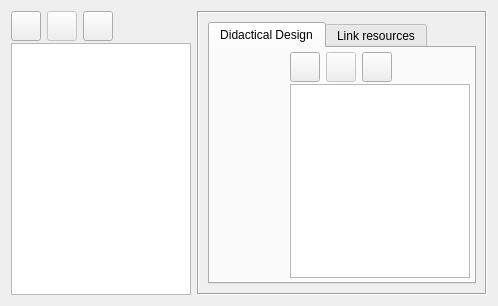
     <widget class="QWidget" name="tbCourseTopics">
      <attribute name="icon">
       <iconset resource="resources.qrc">
        <normaloff>:/course-project/topics.png</normaloff>:/course-project/topics.png</iconset>
      </attribute>
      <attribute name="title">
       <string>Topics</string>
      </attribute>
      <layout class="QHBoxLayout" name="horizontalLayout_3">
       <item>
        <widget class="QWidget" name="widget_2" native="true">
         <property name="minimumSize">
          <size>
           <width>180</width>
           <height>0</height>
          </size>
         </property>
         <property name="maximumSize">
          <size>
           <width>180</width>
           <height>16777215</height>
          </size>
         </property>
         <property name="toolTip">
          <string notr="true"/>
         </property>
         <property name="statusTip">
          <string notr="true"/>
         </property>
         <property name="whatsThis">
          <string notr="true"/>
         </property>
         <property name="accessibleName">
          <string notr="true"/>
         </property>
         <property name="accessibleDescription">
          <string notr="true"/>
         </property>
         <layout class="QVBoxLayout" name="verticalLayout_2">
          <property name="spacing">
           <number>2</number>
          </property>
          <property name="margin">
           <number>0</number>
          </property>
          <item>
           <widget class="QWidget" name="widget_3" native="true">
            <property name="minimumSize">
             <size>
              <width>0</width>
              <height>0</height>
             </size>
            </property>
            <property name="maximumSize">
             <size>
              <width>16777215</width>
              <height>16777215</height>
             </size>
            </property>
            <property name="baseSize">
             <size>
              <width>0</width>
              <height>0</height>
             </size>
            </property>
            <property name="toolTip">
             <string notr="true"/>
            </property>
            <property name="statusTip">
             <string notr="true"/>
            </property>
            <property name="whatsThis">
             <string notr="true"/>
            </property>
            <property name="accessibleName">
             <string notr="true"/>
            </property>
            <property name="accessibleDescription">
             <string notr="true"/>
            </property>
            <layout class="QGridLayout" name="gridLayout">
             <property name="margin">
              <number>0</number>
             </property>
             <item row="0" column="0">
              <widget class="QToolButton" name="btnAddTopic">
               <property name="sizePolicy">
                <sizepolicy hsizetype="Minimum" vsizetype="Minimum">
                 <horstretch>0</horstretch>
                 <verstretch>0</verstretch>
                </sizepolicy>
               </property>
               <property name="minimumSize">
                <size>
                 <width>30</width>
                 <height>30</height>
                </size>
               </property>
               <property name="toolTip">
                <string>Add new topic to the course</string>
               </property>
               <property name="statusTip">
                <string notr="true"/>
               </property>
               <property name="whatsThis">
                <string notr="true"/>
               </property>
               <property name="accessibleName">
                <string notr="true"/>
               </property>
               <property name="accessibleDescription">
                <string notr="true"/>
               </property>
               <property name="text">
                <string notr="true"/>
               </property>
               <property name="icon">
                <iconset resource="resources.qrc">
                 <normaloff>:/course-project/plus.png</normaloff>:/course-project/plus.png</iconset>
               </property>
               <property name="iconSize">
                <size>
                 <width>16</width>
                 <height>16</height>
                </size>
               </property>
               <property name="shortcut">
                <string notr="true"/>
               </property>
              </widget>
             </item>
             <item row="0" column="1">
              <widget class="QToolButton" name="btnDeleteTopic">
               <property name="enabled">
                <bool>false</bool>
               </property>
               <property name="sizePolicy">
                <sizepolicy hsizetype="Preferred" vsizetype="Preferred">
                 <horstretch>0</horstretch>
                 <verstretch>0</verstretch>
                </sizepolicy>
               </property>
               <property name="minimumSize">
                <size>
                 <width>30</width>
                 <height>30</height>
                </size>
               </property>
               <property name="toolTip">
                <string>Remove current topic</string>
               </property>
               <property name="statusTip">
                <string notr="true"/>
               </property>
               <property name="whatsThis">
                <string notr="true"/>
               </property>
               <property name="accessibleName">
                <string notr="true"/>
               </property>
               <property name="accessibleDescription">
                <string notr="true"/>
               </property>
               <property name="text">
                <string notr="true"/>
               </property>
               <property name="icon">
                <iconset resource="resources.qrc">
                 <normaloff>:/course-project/minus.png</normaloff>:/course-project/minus.png</iconset>
               </property>
               <property name="iconSize">
                <size>
                 <width>16</width>
                 <height>16</height>
                </size>
               </property>
               <property name="shortcut">
                <string notr="true"/>
               </property>
              </widget>
             </item>
             <item row="0" column="2">
              <widget class="QToolButton" name="btnExportTopics">
               <property name="enabled">
                <bool>true</bool>
               </property>
               <property name="sizePolicy">
                <sizepolicy hsizetype="Preferred" vsizetype="Preferred">
                 <horstretch>0</horstretch>
                 <verstretch>0</verstretch>
                </sizepolicy>
               </property>
               <property name="minimumSize">
                <size>
                 <width>30</width>
                 <height>30</height>
                </size>
               </property>
               <property name="toolTip">
                <string>Export all topics designs to a file</string>
               </property>
               <property name="statusTip">
                <string notr="true"/>
               </property>
               <property name="whatsThis">
                <string notr="true"/>
               </property>
               <property name="accessibleName">
                <string notr="true"/>
               </property>
               <property name="accessibleDescription">
                <string notr="true"/>
               </property>
               <property name="text">
                <string notr="true"/>
               </property>
               <property name="icon">
                <iconset resource="resources.qrc">
                 <normaloff>:/course-project/document-export.png</normaloff>:/course-project/document-export.png</iconset>
               </property>
               <property name="shortcut">
                <string notr="true"/>
               </property>
              </widget>
             </item>
             <item row="0" column="3">
              <spacer name="horizontalSpacer_2">
               <property name="font">
                <font>
                 <family>Arial</family>
                </font>
               </property>
               <property name="orientation">
                <enum>Qt::Horizontal</enum>
               </property>
               <property name="sizeHint" stdset="0">
                <size>
                 <width>40</width>
                 <height>20</height>
                </size>
               </property>
              </spacer>
             </item>
            </layout>
           </widget>
          </item>
          <item>
           <widget class="ManualSortableListWidget" name="lvTopicsList">
            <property name="contextMenuPolicy">
             <enum>Qt::NoContextMenu</enum>
            </property>
            <property name="toolTip">
             <string notr="true"/>
            </property>
            <property name="statusTip">
             <string notr="true"/>
            </property>
            <property name="whatsThis">
             <string notr="true"/>
            </property>
            <property name="accessibleName">
             <string notr="true"/>
            </property>
            <property name="accessibleDescription">
             <string notr="true"/>
            </property>
            <property name="editTriggers">
             <set>QAbstractItemView::DoubleClicked</set>
            </property>
            <property name="selectionBehavior">
             <enum>QAbstractItemView::SelectRows</enum>
            </property>
            <property name="textElideMode">
             <enum>Qt::ElideNone</enum>
            </property>
            <property name="wordWrap">
             <bool>true</bool>
            </property>
           </widget>
          </item>
         </layout>
        </widget>
       </item>
       <item>
        <widget class="QFrame" name="frTopicDesign">
         <property name="frameShape">
          <enum>QFrame::Box</enum>
         </property>
         <property name="frameShadow">
          <enum>QFrame::Sunken</enum>
         </property>
         <layout class="QHBoxLayout" name="horizontalLayout_4">
          <property name="leftMargin">
           <number>9</number>
          </property>
          <property name="topMargin">
           <number>9</number>
          </property>
          <item>
           <widget class="QTabWidget" name="tbarTopicEditor">
            <property name="currentIndex">
             <number>0</number>
            </property>
            <property name="documentMode">
             <bool>false</bool>
            </property>
            <widget class="QWidget" name="tbTopicDesign">
             <attribute name="icon">
              <iconset resource="resources.qrc">
               <normaloff>:/course-project/insert-text.png</normaloff>:/course-project/insert-text.png</iconset>
             </attribute>
             <attribute name="title">
              <string>Didactical Design</string>
             </attribute>
             <layout class="QHBoxLayout" name="horizontalLayout_10">
              <property name="margin">
               <number>4</number>
              </property>
              <item>
               <widget class="RichEditorWidget" name="txtTopicDesignFieldValue" native="true">
                <property name="toolTip">
                 <string notr="true"/>
                </property>
                <property name="statusTip">
                 <string notr="true"/>
                </property>
                <property name="whatsThis">
                 <string notr="true"/>
                </property>
                <property name="accessibleName">
                 <string notr="true"/>
                </property>
                <property name="accessibleDescription">
                 <string notr="true"/>
                </property>
               </widget>
              </item>
              <item>
               <widget class="QWidget" name="widget_8" native="true">
                <property name="minimumSize">
                 <size>
                  <width>180</width>
                  <height>0</height>
                 </size>
                </property>
                <property name="maximumSize">
                 <size>
                  <width>180</width>
                  <height>16777215</height>
                 </size>
                </property>
                <layout class="QVBoxLayout" name="verticalLayout_6">
                 <property name="spacing">
                  <number>2</number>
                 </property>
                 <property name="margin">
                  <number>0</number>
                 </property>
                 <item>
                  <widget class="QWidget" name="widget_9" native="true">
                   <property name="toolTip">
                    <string notr="true"/>
                   </property>
                   <property name="statusTip">
                    <string notr="true"/>
                   </property>
                   <property name="whatsThis">
                    <string notr="true"/>
                   </property>
                   <property name="accessibleName">
                    <string notr="true"/>
                   </property>
                   <property name="accessibleDescription">
                    <string notr="true"/>
                   </property>
                   <layout class="QGridLayout" name="gridLayout_4">
                    <property name="margin">
                     <number>0</number>
                    </property>
                    <item row="0" column="0">
                     <widget class="QToolButton" name="btnAddTopicDesignField">
                      <property name="minimumSize">
                       <size>
                        <width>30</width>
                        <height>30</height>
                       </size>
                      </property>
                      <property name="toolTip">
                       <string>Add a new field to the topic design</string>
                      </property>
                      <property name="statusTip">
                       <string notr="true"/>
                      </property>
                      <property name="whatsThis">
                       <string notr="true"/>
                      </property>
                      <property name="accessibleName">
                       <string notr="true"/>
                      </property>
                      <property name="accessibleDescription">
                       <string notr="true"/>
                      </property>
                      <property name="text">
                       <string notr="true"/>
                      </property>
                      <property name="icon">
                       <iconset resource="resources.qrc">
                        <normaloff>:/course-project/plus.png</normaloff>:/course-project/plus.png</iconset>
                      </property>
                      <property name="iconSize">
                       <size>
                        <width>16</width>
                        <height>16</height>
                       </size>
                      </property>
                      <property name="shortcut">
                       <string notr="true"/>
                      </property>
                     </widget>
                    </item>
                    <item row="0" column="1">
                     <widget class="QToolButton" name="btnDeleteTopicDesignField">
                      <property name="enabled">
                       <bool>false</bool>
                      </property>
                      <property name="minimumSize">
                       <size>
                        <width>30</width>
                        <height>30</height>
                       </size>
                      </property>
                      <property name="toolTip">
                       <string>Remove current field from current topic design</string>
                      </property>
                      <property name="statusTip">
                       <string notr="true"/>
                      </property>
                      <property name="whatsThis">
                       <string notr="true"/>
                      </property>
                      <property name="accessibleName">
                       <string notr="true"/>
                      </property>
                      <property name="accessibleDescription">
                       <string notr="true"/>
                      </property>
                      <property name="text">
                       <string notr="true"/>
                      </property>
                      <property name="icon">
                       <iconset resource="resources.qrc">
                        <normaloff>:/course-project/minus.png</normaloff>:/course-project/minus.png</iconset>
                      </property>
                      <property name="iconSize">
                       <size>
                        <width>16</width>
                        <height>16</height>
                       </size>
                      </property>
                      <property name="shortcut">
                       <string notr="true"/>
                      </property>
                     </widget>
                    </item>
                    <item row="0" column="2">
                     <widget class="QToolButton" name="btnExportTopicDesign">
                      <property name="minimumSize">
                       <size>
                        <width>30</width>
                        <height>30</height>
                       </size>
                      </property>
                      <property name="toolTip">
                       <string>Export current topic design to a file</string>
                      </property>
                      <property name="statusTip">
                       <string notr="true"/>
                      </property>
                      <property name="whatsThis">
                       <string notr="true"/>
                      </property>
                      <property name="accessibleName">
                       <string notr="true"/>
                      </property>
                      <property name="accessibleDescription">
                       <string notr="true"/>
                      </property>
                      <property name="text">
                       <string notr="true"/>
                      </property>
                      <property name="icon">
                       <iconset resource="resources.qrc">
                        <normaloff>:/course-project/document-export.png</normaloff>:/course-project/document-export.png</iconset>
                      </property>
                      <property name="shortcut">
                       <string notr="true"/>
                      </property>
                     </widget>
                    </item>
                    <item row="0" column="3">
                     <spacer name="horizontalSpacer_3">
                      <property name="font">
                       <font>
                        <family>Arial</family>
                       </font>
                      </property>
                      <property name="orientation">
                       <enum>Qt::Horizontal</enum>
                      </property>
                      <property name="sizeHint" stdset="0">
                       <size>
                        <width>40</width>
                        <height>20</height>
                       </size>
                      </property>
                     </spacer>
                    </item>
                   </layout>
                  </widget>
                 </item>
                 <item>
                  <widget class="ManualSortableListWidget" name="lvTopicProperties">
                   <property name="contextMenuPolicy">
                    <enum>Qt::NoContextMenu</enum>
                   </property>
                   <property name="toolTip">
                    <string notr="true"/>
                   </property>
                   <property name="statusTip">
                    <string notr="true"/>
                   </property>
                   <property name="whatsThis">
                    <string notr="true"/>
                   </property>
                   <property name="accessibleName">
                    <string notr="true"/>
                   </property>
                   <property name="accessibleDescription">
                    <string notr="true"/>
                   </property>
                   <property name="editTriggers">
                    <set>QAbstractItemView::DoubleClicked</set>
                   </property>
                   <property name="selectionBehavior">
                    <enum>QAbstractItemView::SelectRows</enum>
                   </property>
                   <property name="textElideMode">
                    <enum>Qt::ElideNone</enum>
                   </property>
                   <property name="wordWrap">
                    <bool>true</bool>
                   </property>
                  </widget>
                 </item>
                </layout>
               </widget>
              </item>
             </layout>
            </widget>
            <widget class="QWidget" name="tbTopicResources">
             <attribute name="icon">
              <iconset resource="resources.qrc">
               <normaloff>:/course-project/insert-link.png</normaloff>:/course-project/insert-link.png</iconset>
             </attribute>
             <attribute name="title">
              <string>Link resources</string>
             </attribute>
             <layout class="QVBoxLayout" name="verticalLayout_13">
              <property name="margin">
               <number>4</number>
              </property>
              <item>
               <widget class="QListWidget" name="lvTopicResources">
                <property name="editTriggers">
                 <set>QAbstractItemView::NoEditTriggers</set>
                </property>
                <property name="selectionBehavior">
                 <enum>QAbstractItemView::SelectRows</enum>
                </property>
                <property name="wordWrap">
                 <bool>true</bool>
                </property>
               </widget>
              </item>
             </layout>
            </widget>
           </widget>
          </item>
         </layout>
        </widget>
       </item>
      </layout>
     </widget>
